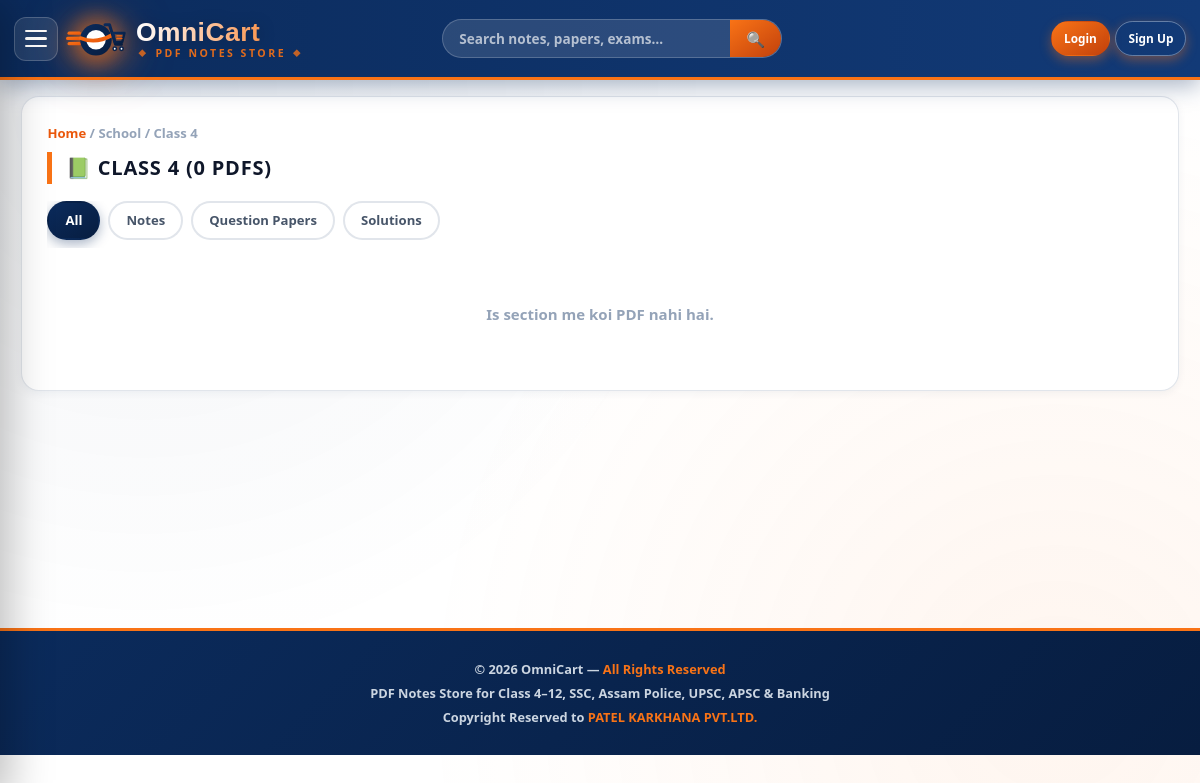
/category/class_4, run on the app's committed database.
### app.py (models this page shows)
class Section(db.Model):
    __tablename__ = 'sections'
    id = db.Column(db.Integer, primary_key=True)
    slug = db.Column(db.String(80), unique=True, nullable=False, index=True)
    name = db.Column(db.String(120), nullable=False)
    group = db.Column(db.String(60), default='General', index=True)
    icon = db.Column(db.String(10), default='📄')
    description = db.Column(db.Text)
    display_order = db.Column(db.Integer, default=0)
    is_active = db.Column(db.Boolean, default=True)
    created_at = db.Column(db.DateTime, default=datetime.utcnow)
    pdfs = db.relationship('PDFNote', backref='section', lazy='dynamic',
                            cascade='all, delete-orphan')

### app.py (the view)
@app.route('/category/<slug>')
def user_category(slug):
    section = Section.query.filter_by(slug=slug, is_active=True).first()
    if not section:
        abort(404)
    sub = request.args.get('sub', '')
    query = PDFNote.query.filter_by(section_id=section.id, is_active=True)
    if sub:
        query = query.filter_by(subcategory=sub)
    pdfs = query.order_by(PDFNote.created_at.desc()).all()
    return render_template('user/category.html', section=section,
                            pdfs=pdfs, current_sub=sub,
                            page_title=section.name)

### app.py (called while the page is built)
def render_template(template_name, **context):
    return _flask_rt('base.html', **context)

@app.context_processor
def inject_globals():
    return dict(
        COMPANY_NAME=COMPANY_NAME,
        COMPANY_LEGAL=COMPANY_LEGAL,
        COMPANY_EMAIL=COMPANY_EMAIL,
        COMPANY_PHONE=COMPANY_PHONE,
        FREE_PREVIEW_PAGES=FREE_PREVIEW_PAGES,
        current_year=datetime.utcnow().year,
    )

def _get_setting(key, default=None):
    s = SiteSetting.query.filter_by(key=key).first()
    return s.value if s else default

@app.before_request
def check_maintenance_mode():
    skip_paths = ['/static', '/admin', '/ceo', '/president', '/login',
                  '/signup', '/logout', '/payment/webhook']
    path = request.path or ''
    for sp in skip_paths:
        if path.startswith(sp):
            return None
    if current_user.is_authenticated and current_user.is_staff:
        return None
    try:
        maintenance = _get_setting('maintenance_mode', 'false')
        if maintenance == 'true':
            return render_template('maintenance.html',
                                    page_title="Maintenance"), 503
    except Exception:
        pass
    return None

@app.context_processor
def inject_nav_context():
    try:
        nav_sections = Section.query.filter_by(is_active=True)\
            .order_by(Section.display_order).all()
    except Exception:
        nav_sections = []
    pending_count = 0
    unread_feedback = 0
    try:
        if current_user.is_authenticated and current_user.is_staff:
            pending_count = Purchase.query.filter(
                Purchase.status.in_(['pending', 'awaiting_verification'])
            ).count()
            unread_feedback = Feedback.query.filter_by(status='new').count()
    except Exception:
        pass
    return dict(
        nav_sections=nav_sections,
        pending_count=pending_count,
        unread_feedback=unread_feedback,
    )

### templates/base.html (shortened to what this page needs)
<!DOCTYPE html>
<html lang="{{ current_user.language if current_user.is_authenticated else 'en' }}"
      data-theme="{{ current_user.theme if current_user.is_authenticated else 'light' }}">
<head>
</head>
<body>
<header class="topbar">
  <button class="menu-btn" id="menuBtn" onclick="toggleSidebar()" aria-label="Menu">
    <span></span><span></span><span></span>
  </button>
  <a href="{{ url_for('user_home') }}" class="logo-block">
    <div class="logo-wrap">
    </div>
    <div class="brand-block">
      <div class="brand-title">{{ COMPANY_NAME }}</div>
      <div class="brand-sub">PDF Notes Store</div>
    </div>
  </a>
  <form action="{{ url_for('user_search') }}" method="get" class="search-form">
    <input type="text" name="q" placeholder="Search notes, papers, exams…"
           value="{{ request.args.get('q','') }}">
    <button type="submit" aria-label="Search">🔍</button>
  </form>
  <div class="top-right">
    {% if current_user.is_authenticated %}
      <a href="{{ url_for('user_my_purchases') }}" class="btn-top hide-mobile" data-i18n="nav.my_pdfs">📁 My PDFs</a>
            <a href="{{ url_for('user_settings') }}" class="btn-top hide-mobile">⚙️ Settings</a>
      {% if current_user.role == 'president' %}
        <a href="{{ url_for('president_dashboard') }}" class="btn-top">👑 President</a>
      {% elif current_user.role == 'ceo' %}
        <a href="{{ url_for('ceo_dashboard') }}" class="btn-top">🏢 CEO</a>
      {% elif current_user.role == 'admin' %}
        <a href="{{ url_for('admin_dashboard') }}" class="btn-top">🛡️ Admin</a>
      {% endif %}
      <a href="{{ url_for('user_logout') }}" class="btn-top outline">Logout</a>
    {% else %}
  <a href="{{ url_for('user_login') }}" class="btn-top">Login</a>
  <a href="{{ url_for('user_signup') }}" class="btn-top outline">Sign Up</a>
    {% endif %}
  </div>
</header>
<main class="content">
{% if request.endpoint == 'user_home' %}
<div class="hero">
  <div class="hero-inner">
    <h1 data-i18n="home.hero_title">🛒 India's Complete PDF Notes Store</h1>
    <p>Class 4–12, SSC, Assam Police, UPSC, APSC, Banking —
       <b>{{ FREE_PREVIEW_PAGES }} pages free preview</b>, full PDF after purchase.</p>
    <div class="hero-stats">
      <div class="hero-stat"><b>{{ total }}+</b><span>PDF Notes</span></div>
      <div class="hero-stat"><b>{{ sections|length }}</b><span>Sections</span></div>
      <div class="hero-stat"><b>{{ FREE_PREVIEW_PAGES }}</b><span>Free Pages</span></div>
    </div>
  </div>
</div>
<div class="panel">
  <div class="section-title">🔥 Featured PDFs</div>
  <div class="pdf-grid">
    {% if featured %}
      {% for p in featured %}
        <a href="{{ url_for('user_pdf_view', pdf_id=p.id) }}" class="pdf-card">
          <div class="pdf-thumb">
            <span class="cat-tag">{{ p.section.name if p.section else '' }}</span>
            {{ p.icon or '📄' }}
            <span class="pages-tag">{{ p.total_pages or '?' }} pages</span>
            {% if not p.is_free %}<span class="lock-badge">🔒</span>{% endif %}
          </div>
          <div class="pdf-body">
            <h4>{{ p.title }}</h4>
            <div class="p-sub">{{ p.subcategory|replace('_',' ')|title if p.subcategory else 'Notes' }}</div>
            <div class="pdf-foot">
              <div class="pdf-price">
                {% if p.is_free %}<span class="free-tag">Free</span>{% else %}₹{{ '%.0f'|format(p.price) }}{% endif %}
              </div>
              <span class="btn-view-sm">View →</span>
            </div>
          </div>
        </a>
      {% endfor %}
    {% else %}
      <div class="empty-state">Abhi koi PDF upload nahi hua. Admin panel se upload karein.</div>
    {% endif %}
  </div>
</div>
{% elif request.endpoint == 'user_category' %}
<div class="panel">
  <div style="font-size:.82rem;color:var(--muted);font-weight:700;margin-bottom:.5rem">
    <a href="{{ url_for('user_home') }}" style="color:var(--orange-2)">Home</a>
    / {{ section.group }} / {{ section.name }}
  </div>
  <div class="section-title">{{ section.icon }} {{ section.name }} ({{ pdfs|length }} PDFs)</div>
  <div class="chip-row">
    <a href="{{ url_for('user_category', slug=section.slug) }}?sub="
       class="chip {% if not current_sub %}active{% endif %}">All</a>
    <a href="{{ url_for('user_category', slug=section.slug) }}?sub=notes"
       class="chip {% if current_sub == 'notes' %}active{% endif %}">Notes</a>
    <a href="{{ url_for('user_category', slug=section.slug) }}?sub=question_paper"
       class="chip {% if current_sub == 'question_paper' %}active{% endif %}">Question Papers</a>
    <a href="{{ url_for('user_category', slug=section.slug) }}?sub=solution"
       class="chip {% if current_sub == 'solution' %}active{% endif %}">Solutions</a>
  </div>
  <div class="pdf-grid">
    {% if pdfs %}
      {% for p in pdfs %}
        <a href="{{ url_for('user_pdf_view', pdf_id=p.id) }}" class="pdf-card">
          <div class="pdf-thumb">
            <span class="cat-tag">{{ p.subcategory|replace('_',' ')|title if p.subcategory else '' }}</span>
            {{ p.icon or '📄' }}
            <span class="pages-tag">{{ p.total_pages or '?' }} pages</span>
            {% if not p.is_free %}<span class="lock-badge">🔒</span>{% endif %}
          </div>
          <div class="pdf-body">
            <h4>{{ p.title }}</h4>
            <div class="pdf-foot">
              <div class="pdf-price">
                {% if p.is_free %}<span class="free-tag">Free</span>{% else %}₹{{ '%.0f'|format(p.price) }}{% endif %}
              </div>
              <span class="btn-view-sm">View →</span>
            </div>
          </div>
        </a>
      {% endfor %}
    {% else %}
      <div class="empty-state">Is section me koi PDF nahi hai.</div>
    {% endif %}
  </div>
</div>
{% endif %}
</main>
<footer class="footer">
  <p>© {{ current_year }} {{ COMPANY_NAME }} — <strong>All Rights Reserved</strong></p>
  <p>PDF Notes Store for Class 4–12, SSC, Assam Police, UPSC, APSC & Banking</p>
  <p>Copyright Reserved to <strong>{{ COMPANY_LEGAL }}</strong></p>
</footer>
</body>
</html>

### data on the page
Section: group "School", name "Class 4", icon "📗", name "CLASS 4"

### other printed values
{{ pdfs|length }} "0"
{{ COMPANY_NAME }} "OmniCart"
{{ COMPANY_LEGAL }} "PATEL KARKHANA PVT.LTD."
